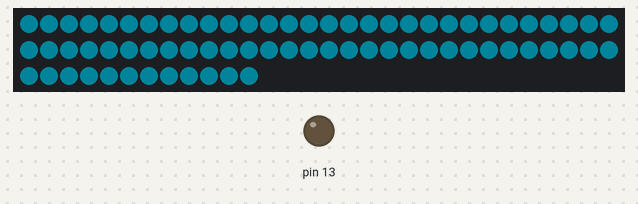
The sketch below on a simulated Arduino Uno, built with avr-gcc and run on an emulated ATmega328P. Parts: 72 RGB LEDs in strip order, left to right, continuing on the next row, output pins drawn as LEDs (lit = HIGH). Dim RGB values are drawn brighter than linear; what the sketch prints to the serial monitor is not drawn.

Above: at 1.1 s.

The sketch:

main.ino
```cpp
#define NUM_LEDS 72
#include "FastLED.h"
#define PIN 6

CRGB leds[NUM_LEDS];
byte counter;


void setup() {
  Serial.begin(9600);

  FastLED.addLeds<WS2811, PIN, GRB>(leds, NUM_LEDS).setCorrection( TypicalLEDStrip );
  FastLED.setBrightness(50);
  pinMode(13, OUTPUT);
}
void loop() {
  int num = Serial.parseInt();
  Serial.println(num);
  // for (int i = 0; i < NUM_LEDS; i++ ) {         // от 0 до первой трети
  //   leds[i] = CHSV(counter + i * 2, 255, 255);  // HSV. Увеличивать HUE (цвет)
  //   // умножение i уменьшает шаг радуги
  // }
  for (int i; i<NUM_LEDS; i++) leds[i] = CHSV(650, 255, 255);
  counter++;        // counter меняется от 0 до 255 (тип данных byte)
  FastLED.show();
  delay(1);         // скорость движения радуги
}
```
